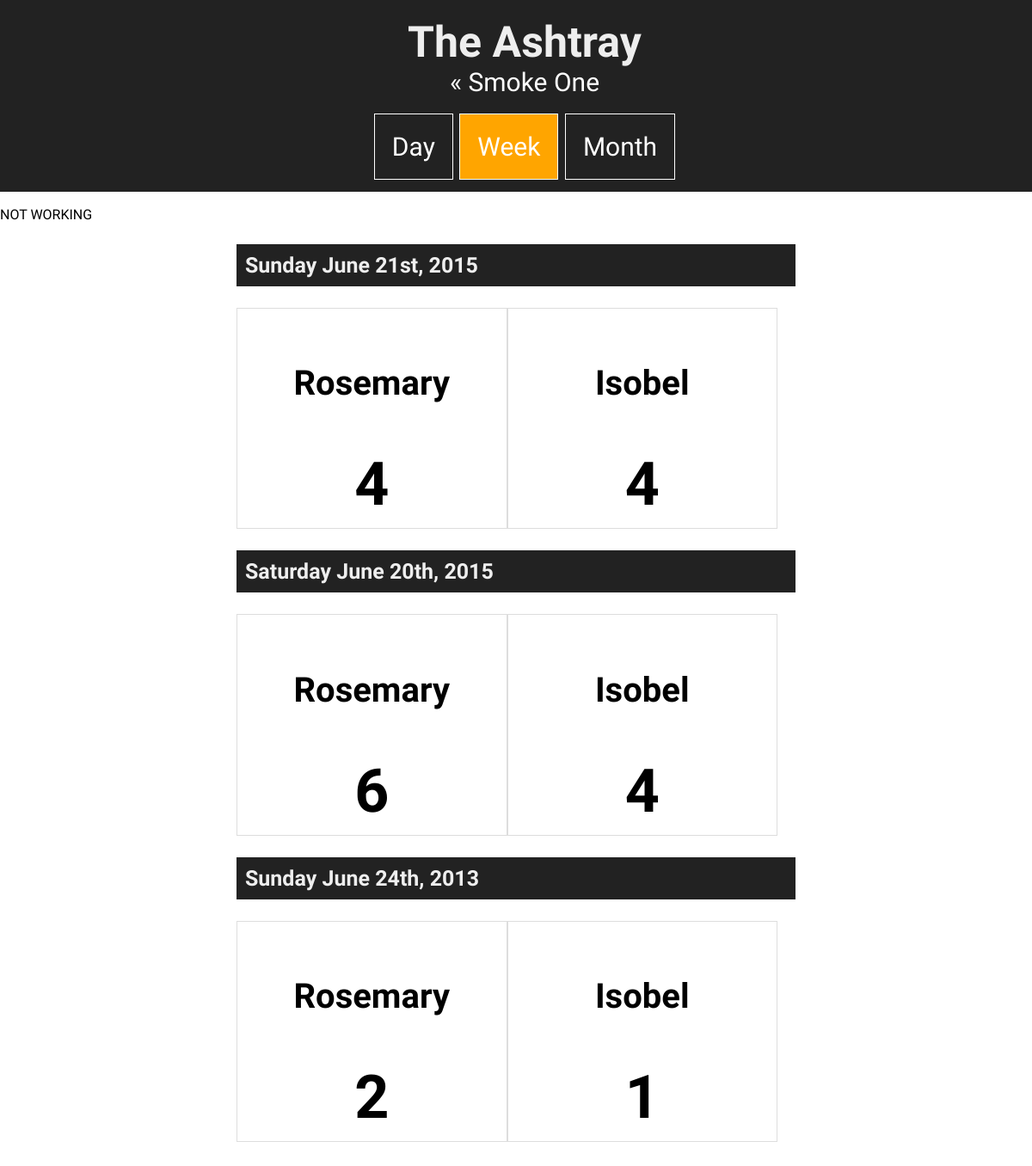
/index.php?ashtray&week, run on the app's committed database.
### tables this page shows
CREATE TABLE IF NOT EXISTS `log` (
  `id` int(11) NOT NULL,
  `day` int(2) NOT NULL,
  `month` varchar(12) NOT NULL,
  `year` int(4) NOT NULL,
  `weekday` varchar(12) NOT NULL,
  `rosemary` int(11) NOT NULL,
  `isobel` int(11) NOT NULL,
  `user_id` int(11) NOT NULL
);

### inc/functions.php (called while the page is built, shortened)
<?php ob_start();
function get_suffix($day) {
	$suffixes = array('th','st','nd','rd','th','th','th','th','th','th');
	if (($day % 100) >= 11 && ($day % 100) <= 13)
	   $ordinal = $day . 'th';
	else
	   $ordinal = $day . $suffixes[$day % 10];
	return $ordinal;
}
?>

### index.php (the view, shortened to what this page needs)
<?php require_once("inc/session.php");
require_once("inc/functions.php");
?>
<!DOCTYPE html>
<html lang="en">
<head>
    <link rel="stylesheet" href="css/style.css">
</head>
<body>
   <?php
if(isset($_GET['ashtray'])){
    ?>
    <header>
    <h1 id="ashtray">The Ashtray</h1>
    <a href="index.php">&laquo; Smoke One</a>
    <?php
    if(isset($_GET['week'])){
echo "<div id=\"days\">
        <span><a href=\"index.php?ashtray\">Day</a></span>
        <span id=\"current\"><a href=\"index.php?ashtray&week\">Week</a></span>
        <span><a href=\"index.php?ashtray&month\">Month</a></span>
    </div>
    </header>
    <div id=\"page\">";
        	 echo "NOT WORKING";
    $sql = "SELECT * FROM log ORDER BY year DESC, month DESC, day DESC";
	$result = mysqli_query($connection, $sql);
        foreach ($result as $row) {
            echo "<div class=\"container\">";
            echo "<h3>" . $row["weekday"] . " " . $row["month"] . " " . get_suffix($row["day"]) .  ", " . $row["year"] . "</h3>";
            echo "<span class=\"half\"><h4>Rosemary</h4> <h1>" . $row["rosemary"] . "</h1></span>";
            echo "<span class=\"half\"><h4>Isobel</h4> <h1>" . $row["isobel"] . "</h1></span>";
            echo "</div>";
        }
        echo " </div>";
    }
}
?>
</body>
</html>

### css/style.css (style rules this page uses)
body { font-family: 'Carme', sans-serif; margin: 0px; }
header { font-family: 'Special Elite', cursive; text-align: center; background: #222; color: #eee; padding: 10px; position: fixed; z-index: 999; width: 100%; overflow: hidden; font-size:60px; }
header h1 { font-size: 90px; margin-top: 30px; }
#days { height: 150px; }
#days a { font-size: 80px; }
#days span { padding: 50px; font-size: 30px; margin-top: 30px; clear: both; position: relative; top: 40px; }
#current { background: orange; }
#page { padding-top: 400px; margin-bottom: 250px; }
h1 { font-size: 70px; margin: 0; }
h3 { font-size: 50px; }
#ashtray { font-family: 'Special Elite', cursive; margin-top: 30px; }
a { color: white; text-decoration: none; }
.half { width: 45%; float: left; }
.container { clear: both; margin: 0 auto; overflow: hidden; width: 650px; }
.container h3 { padding: 10px; background: #222; color: #eee; }
.container .half { text-align: center; border: 1px solid #ddd; margin-bottom: 50px; margin: 0 auto; font-size: 40px; padding: 10px; }
@media (min-width: 1000px) { header { font-size:30px; } }
@media (min-width: 1000px) { header h1 { font-size: 50px; } }
@media (min-width: 1000px) { h3 { font-size: 25px; } }
@media (min-width: 1000px) { #ashtray { margin-top: 10px; } }
@media (min-width: 1000px) { #days { height: 100px; } }
@media (min-width: 1000px) { #days a { font-size: 30px; } }
@media (min-width: 1000px) { #days span { padding: 20px; border: 1px solid white; } }
@media (min-width: 1000px) { #page { padding-top: 240px; margin-bottom: 250px; } }

### data on the page
log: weekday "Sunday", month "June", day "21st", year "2015", rosemary "4", isobel "4"
log: weekday "Saturday", month "June", day "20th", year "2015", rosemary "6", isobel "4"
log: weekday "Sunday", month "June", day "24th", year "2013", rosemary "2", isobel "1"
